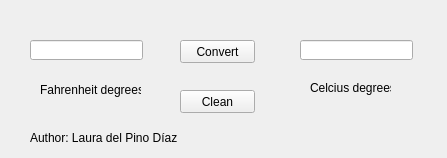
<?xml version="1.0" encoding="UTF-8"?>
<ui version="4.0">
 <class>MainWindow</class>
 <widget class="QMainWindow" name="MainWindow">
  <property name="windowModality">
   <enum>Qt::WindowModal</enum>
  </property>
  <property name="geometry">
   <rect>
    <x>0</x>
    <y>0</y>
    <width>447</width>
    <height>158</height>
   </rect>
  </property>
  <property name="windowTitle">
   <string>QtTemperatureConversor - Laura del Pino Díaz</string>
  </property>
  <widget class="QWidget" name="centralWidget">
   <widget class="QPushButton" name="Button">
    <property name="geometry">
     <rect>
      <x>180</x>
      <y>40</y>
      <width>75</width>
      <height>23</height>
     </rect>
    </property>
    <property name="text">
     <string>Convert</string>
    </property>
   </widget>
   <widget class="QLabel" name="FDLabel">
    <property name="geometry">
     <rect>
      <x>40</x>
      <y>80</y>
      <width>101</width>
      <height>20</height>
     </rect>
    </property>
    <property name="text">
     <string>Fahrenheit degrees</string>
    </property>
   </widget>
   <widget class="QLabel" name="CDlabel">
    <property name="geometry">
     <rect>
      <x>310</x>
      <y>80</y>
      <width>81</width>
      <height>16</height>
     </rect>
    </property>
    <property name="text">
     <string>Celcius degrees</string>
    </property>
   </widget>
   <widget class="QLabel" name="AuthorLabel">
    <property name="geometry">
     <rect>
      <x>30</x>
      <y>130</y>
      <width>181</width>
      <height>16</height>
     </rect>
    </property>
    <property name="text">
     <string>Author: Laura del Pino Díaz</string>
    </property>
   </widget>
   <widget class="QLineEdit" name="fInput">
    <property name="geometry">
     <rect>
      <x>30</x>
      <y>40</y>
      <width>113</width>
      <height>20</height>
     </rect>
    </property>
   </widget>
   <widget class="QLineEdit" name="cOutput">
    <property name="enabled">
     <bool>true</bool>
    </property>
    <property name="geometry">
     <rect>
      <x>300</x>
      <y>40</y>
      <width>113</width>
      <height>20</height>
     </rect>
    </property>
   </widget>
   <widget class="QPushButton" name="clean">
    <property name="geometry">
     <rect>
      <x>180</x>
      <y>90</y>
      <width>75</width>
      <height>23</height>
     </rect>
    </property>
    <property name="text">
     <string>Clean</string>
    </property>
   </widget>
  </widget>
 </widget>
 <layoutdefault spacing="6" margin="11"/>
 <resources/>
 <connections/>
</ui>
